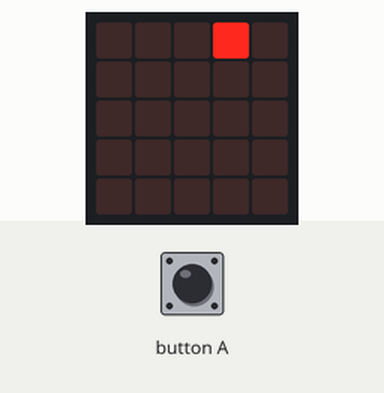
Recording of a program running on a simulated BBC micro:bit running MicroPython. Shown: the board's 5×5 LED display. Inputs (shaded band) come from the test bench. Random numbers come from a fixed seed; the 48×5 strip is a reading aid, not a part: it shows the text the display is scrolling, unrolled, one strip-width of it at a time.

Above: at 1.2 s.
1.3 s: button A pressed for 3.2 s
At 3.9 s:
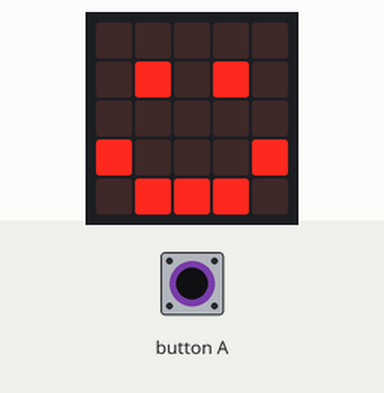
9.3 s: button A pressed for 0.75 s
At 10.9 s:
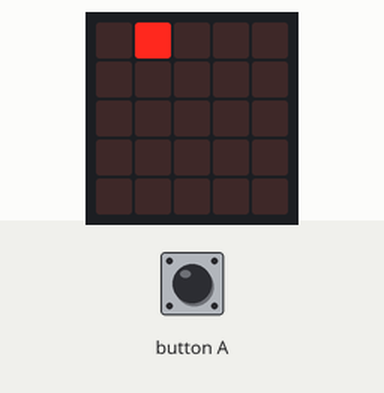
13.3 s: button A pressed for 1 s
At 14.9 s:
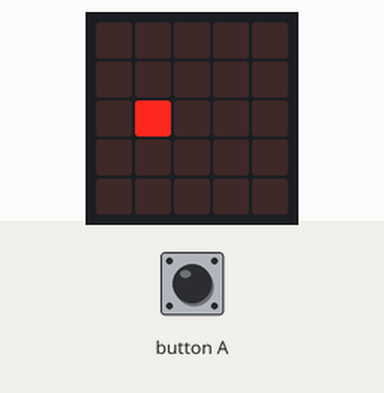
Timing chart, 0 to 16.4 s (numbered marks = the images above; inputs shaded):
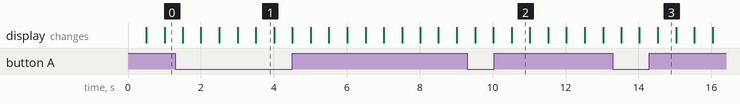

The program:

pop_dot.py
```python
from microbit import *
import random

dot_x = 0
dot_y = 2
points = 0
lives = 5

while True:
    display.set_pixel(dot_x, dot_y, 0)
    dot_x = dot_x + 1
    dot_y = random.randint(0,4)
    display.set_pixel(dot_x, dot_y, 9)
    sleep(500)
    if button_a.is_pressed() and dot_x == 2:
        display.show(Image.HAPPY)
        points = points + 1
        dot_x = 0
        sleep(500)
        display.clear()
    if dot_x >= 4:
        lives = lives - 1
        display.show(Image.SAD)
        dot_x = 0
        sleep(500)
        display.clear()
    if points >= 5:
        display.scroll("YOU WIN")
        break
    if lives <= 0:
        display.scroll("RIP")
        break
```

Measured:
- what the display in image 1 shows lasts 0.5 s, from 3.5 s to 4.0 s
